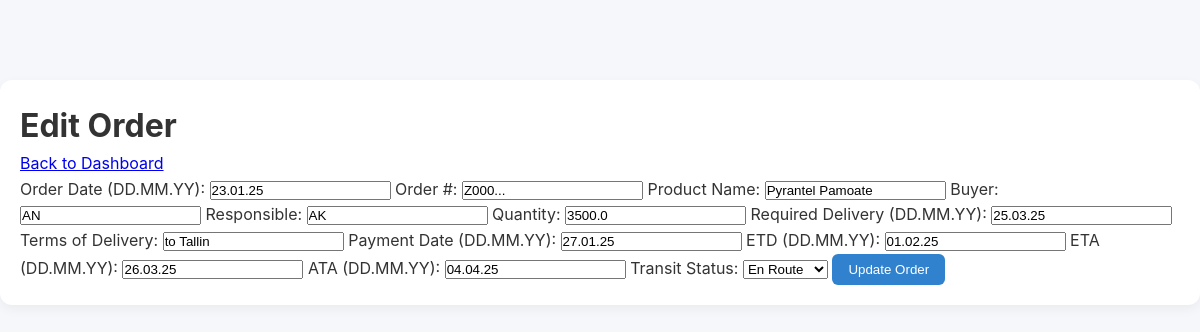
The app's page /edit_order/6 (signed in), older data.
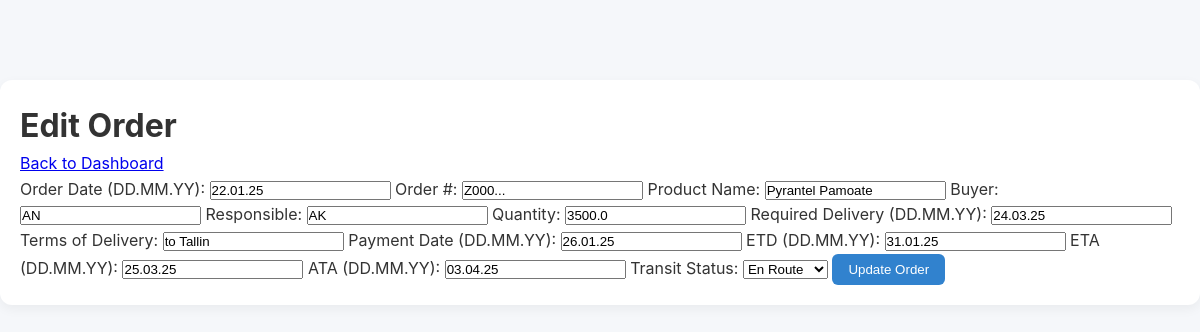
The same page, newer data.
### models.py (models this page shows)
class Order(db.Model):
    id = db.Column(db.Integer, primary_key=True)
    user_id = db.Column(db.Integer, db.ForeignKey('user.id'), nullable=False)
    order_date = db.Column(db.String(10), nullable=False)
    order_number = db.Column(db.String(50), nullable=False)
    product_name = db.Column(db.String(100), nullable=False)
    buyer = db.Column(db.String(100), nullable=False)
    responsible = db.Column(db.String(100), nullable=False)
    quantity = db.Column(db.Float, nullable=False)  # Already supports decimals
    required_delivery = db.Column(db.String(10), nullable=False)
    terms_of_delivery = db.Column(db.String(100), nullable=False)
    payment_date = db.Column(db.String(10))
    etd = db.Column(db.String(10), nullable=False)
    eta = db.Column(db.String(10), nullable=False)
    ata = db.Column(db.String(10))
    transit_status = db.Column(db.String(20), nullable=False)
    transport = db.Column(db.String(20), nullable=False)

### app.py (the view, shortened to what this page needs)
@app.route('/edit_order/<int:order_id>', methods=['GET', 'POST'])
@login_required
def edit_order(order_id):
    order = Order.query.get_or_404(order_id)
    if order.user_id != current_user.id:
        return jsonify({'success': False, 'message': 'You do not have permission to edit this order.'}), 403
    return render_template('edit_order.html', order=order)

### app.py (called while the page is built)
@login_manager.user_loader
def load_user(user_id):
    return User.query.get(int(user_id))

### templates/edit_order.html (shortened to what this page needs)
<!DOCTYPE html>
<html lang="en">
<head>
    <link rel="stylesheet" href="{{ url_for('static', filename='css/style.css') }}">
</head>
<body>
    <div class="container">
        <h1>Edit Order</h1>
        <p><a href="{{ url_for('dashboard') }}">Back to Dashboard</a></p>
        <form method="POST">
            <label for="order_date">Order Date (DD.MM.YY):</label>
            <input type="text" id="order_date" name="order_date" value="{{ order.order_date }}" required>
            <label for="order_number">Order #:</label>
            <input type="text" id="order_number" name="order_number" value="{{ order.order_number }}" required>
            <label for="product_name">Product Name:</label>
            <input type="text" id="product_name" name="product_name" value="{{ order.product_name }}" required>
            <label for="buyer">Buyer:</label>
            <input type="text" id="buyer" name="buyer" value="{{ order.buyer }}" required>
            <label for="responsible">Responsible:</label>
            <input type="text" id="responsible" name="responsible" value="{{ order.responsible }}" required>
            <label for="quantity">Quantity:</label>
            <input type="number" step="0.01" id="quantity" name="quantity" value="{{ order.quantity }}" required>
            <label for="required_delivery">Required Delivery (DD.MM.YY):</label>
            <input type="text" id="required_delivery" name="required_delivery" value="{{ order.required_delivery }}" required>
            <label for="terms_of_delivery">Terms of Delivery:</label>
            <input type="text" id="terms_of_delivery" name="terms_of_delivery" value="{{ order.terms_of_delivery }}" required>
            <label for="payment_date">Payment Date (DD.MM.YY):</label>
            <input type="text" id="payment_date" name="payment_date" value="{{ order.payment_date }}" required>
            <label for="etd">ETD (DD.MM.YY):</label>
            <input type="text" id="etd" name="etd" value="{{ order.etd }}" required>
            <label for="eta">ETA (DD.MM.YY):</label>
            <input type="text" id="eta" name="eta" value="{{ order.eta }}" required>
            <label for="ata">ATA (DD.MM.YY):</label>
            <input type="text" id="ata" name="ata" value="{{ order.ata }}">
            <label for="transit_status">Transit Status:</label>
            <select id="transit_status" name="transit_status" required>
                <option value="en route" {% if order.transit_status == 'en route' %}selected{% endif %}>En Route</option>
            </select>
            <button type="submit">Update Order</button>
        </form>
    </div>
</body>
</html>

### static/css/style.css (style rules this page uses)
* { margin: 0; padding: 0; box-sizing: border-box; }
body { font-family: 'Inter', -apple-system, BlinkMacSystemFont, 'Segoe UI', Roboto, sans-serif; background-color: #f5f7fa; color: #333; line-height: 1.6; padding-top: 80px; }
.container { max-width: 1400px; margin: 0 auto; padding: 20px; background-color: #fff; border-radius: 12px; box-shadow: 0 4px 12px rgba(0, 0, 0, 0.05); }
a, button { transition: all 0.2s ease; }
button { background-color: #3182ce; color: #fff; border: none; padding: 8px 16px; border-radius: 6px; font-weight: 500; cursor: pointer; }

Row changes from the older to the newer data that the page shows:
changed Order "Pyrantel Pamoate": order_date "23.01.25" → "22.01.25"; required_delivery "25.03.25" → "24.03.25"; payment_date "27.01.25" → "26.01.25"; etd "01.02.25" → "31.01.25"; eta "26.03.25" → "25.03.25"; ata "04.04.25" → "03.04.25"
